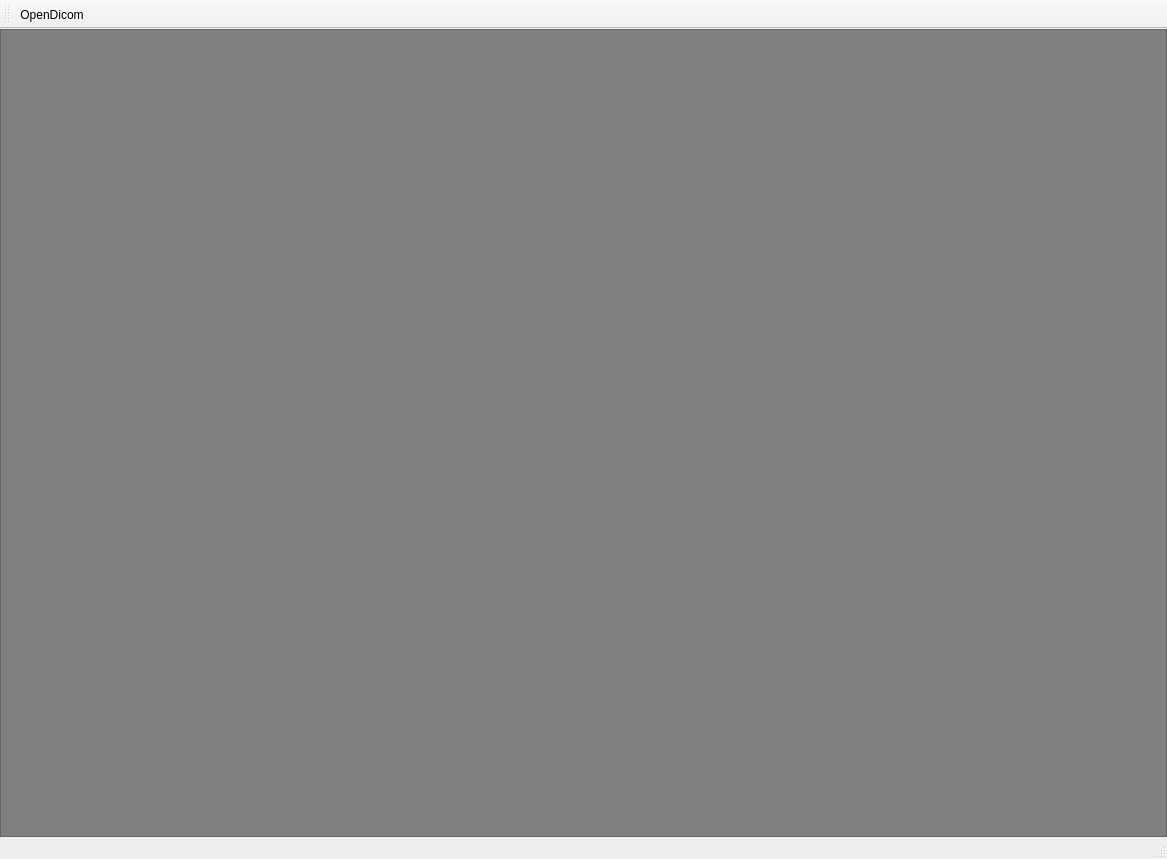
<?xml version="1.0" encoding="UTF-8"?>
<ui version="4.0">
 <class>MedStudioClass</class>
 <widget class="QMainWindow" name="MedStudioClass">
  <property name="geometry">
   <rect>
    <x>0</x>
    <y>0</y>
    <width>1167</width>
    <height>859</height>
   </rect>
  </property>
  <property name="windowTitle">
   <string>MedStudio</string>
  </property>
  <widget class="QWidget" name="centralWidget">
   <layout class="QGridLayout" name="gridLayout">
    <property name="leftMargin">
     <number>0</number>
    </property>
    <property name="topMargin">
     <number>0</number>
    </property>
    <property name="rightMargin">
     <number>0</number>
    </property>
    <property name="bottomMargin">
     <number>0</number>
    </property>
    <property name="spacing">
     <number>0</number>
    </property>
    <item row="0" column="0">
     <widget class="QGraphicsView" name="graphicsView">
      <property name="styleSheet">
       <string notr="true">background-color: rgb(128, 128, 128);</string>
      </property>
     </widget>
    </item>
   </layout>
  </widget>
  <widget class="QToolBar" name="mainToolBar">
   <property name="minimumSize">
    <size>
     <width>0</width>
     <height>0</height>
    </size>
   </property>
   <property name="iconSize">
    <size>
     <width>35</width>
     <height>35</height>
    </size>
   </property>
   <attribute name="toolBarArea">
    <enum>TopToolBarArea</enum>
   </attribute>
   <attribute name="toolBarBreak">
    <bool>false</bool>
   </attribute>
   <addaction name="actionOpenDicom"/>
  </widget>
  <widget class="QStatusBar" name="statusBar"/>
  <action name="actionOpenDicom">
   <property name="icon">
    <iconset resource="MedStudio.qrc">
     <normaloff>:/MedStudio/skin_image/OpenDicom.png</normaloff>:/MedStudio/skin_image/OpenDicom.png</iconset>
   </property>
   <property name="text">
    <string>OpenDicom</string>
   </property>
   <property name="toolTip">
    <string>OpenDicom</string>
   </property>
  </action>
 </widget>
 <layoutdefault spacing="6" margin="11"/>
 <resources>
  <include location="MedStudio.qrc"/>
 </resources>
 <connections/>
</ui>
